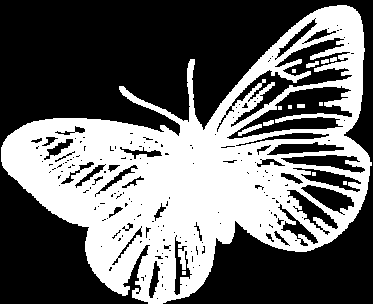
#> input picture Trabalho 2/códigos/imagens/butterfly-10.gif, 373 x 304 px
$ jupyter execute questao18.ipynb
#> lines starting #> are read from the running program, lines starting #| are printed output that depends on the picture; after the words box and inside, x2 and y2 are one past the last pixel; in counts of white or black regions, pixels touching at a corner belong together
[cell 1]
import cv2
import numpy as np
from PIL import Image
from matplotlib import pyplot as plt

[cell 2]
# Carregamento da imagem
def iniciar():
    # abrindo a nova imagem
      # Abrindo a imagem .gif e convertendo para png
    Image.open('imagens/butterfly-10.gif').convert('RGB').save('imagens/butterfly-10.png')

    # abrindo a nova imagem
    imagem = np.array(cv2.imread('imagens/butterfly-10.png', cv2.IMREAD_GRAYSCALE))
#> imagem: shape (304, 373); 40.6% white; 14 white regions (7 under 20 px), largest, box (x1, y1, x2, y2) and area: (1, 5, 372, 304) 45572, (238, 124, 262, 136) 104, (306, 61, 319, 68) 54


    # Kernels
    # Retangular
    kernelRetangular = np.ones((5, 5), np.uint8)

    # Eliptico
    kernelEliptico = np.array([[0, 0, 1, 0, 0],
                        [1, 1, 1, 1, 1],
                        [1, 1, 1, 1, 1],
                        [1, 1, 1, 1, 1],
                        [0, 0, 1, 0, 0]], np.uint8)

    # kernelCruz
    kernelCruz = np.array([[0, 0, 1, 0, 0],
                        [0, 0, 1, 0, 0],
                        [1, 1, 1, 1, 1],
                        [0, 0, 1, 0, 0],
                        [0, 0, 1, 0, 0]], np.uint8)


    print("Erosão")
    plt.rcParams['figure.figsize'] = (16,16)
    plt.figure(1)
    plt.subplot(4, 2, 1)
    plt.imshow(imagem, 'gray')
    plt.title("Imagem original")

    plt.subplot(4, 2, 3)
    plt.imshow(erosao(imagem, kernelRetangular), 'gray')
#> in erosao, `imgErosao = cv2.erode(imagem, kernel, iterations = 1)`:
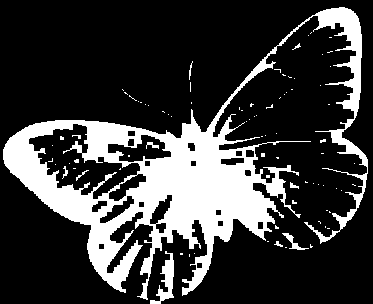
#> imgErosao: shape (304, 373); 22.8% white; 85 white regions (75 under 20 px), largest, box (x1, y1, x2, y2) and area: (3, 7, 368, 300) 24779, (150, 251, 174, 304) 484, (282, 233, 309, 250) 118
    plt.title("Erosao")

    plt.subplot(4, 2, 4)
    plt.imshow(kernelRetangular, 'gray')
    plt.title("Kernel Retangular")

    plt.subplot(4, 2, 5)
    plt.imshow(erosao(imagem, kernelEliptico), 'gray')
#> in erosao (call 2), `imgErosao = cv2.erode(imagem, kernel, iterations = 1)`:
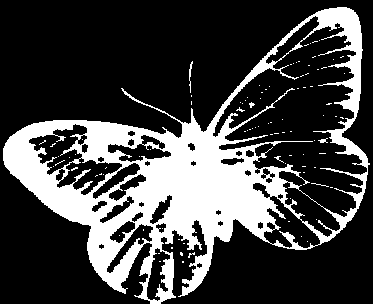
#> imgErosao: shape (304, 373); 26% white; 95 white regions (91 under 20 px), largest, box (x1, y1, x2, y2) and area: (3, 7, 370, 304) 29095, (189, 61, 193, 93) 49, (318, 138, 328, 143) 27, (249, 102, 255, 108) 20
    plt.title("Erosao")

    plt.subplot(4, 2, 6)
    plt.imshow(kernelEliptico, 'gray')
    plt.title("Kernel Elíptico")

    plt.subplot(4, 2, 7)
    plt.imshow(erosao(imagem, kernelCruz), 'gray')
#> in erosao (call 3), `imgErosao = cv2.erode(imagem, kernel, iterations = 1)`:
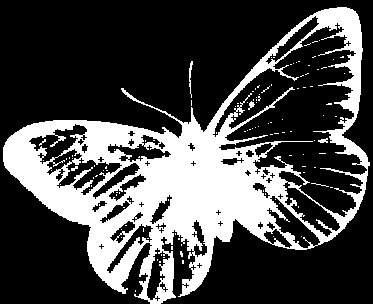
#> imgErosao: shape (304, 373); 28.3% white; 118 white regions (113 under 20 px), largest, box (x1, y1, x2, y2) and area: (3, 7, 370, 304) 31664, (189, 61, 193, 98) 64, (318, 138, 328, 143) 33, (248, 101, 255, 110) 31, (71, 166, 78, 171) 21
    plt.title("Erosao")

    plt.subplot(4, 2, 8)
    plt.imshow(kernelCruz, 'gray')
    plt.title("kernel em cruz")
    plt.show()
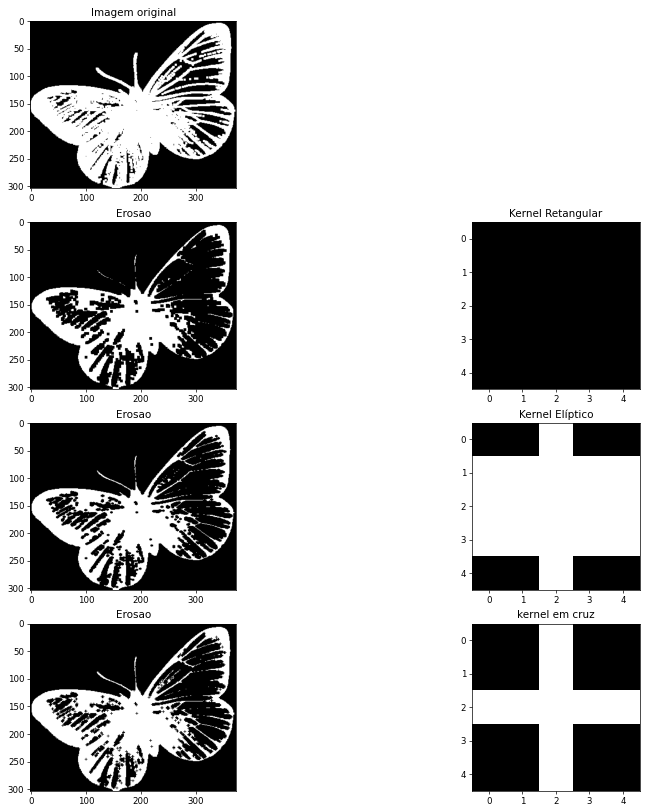
#> figure drawn by matplotlib, 7 panels

    print("Dilatação")
    plt.figure(2)
    plt.subplot(4, 2, 1)
    plt.imshow(imagem, 'gray')
    plt.title("Imagem original")

    plt.subplot(4, 2, 3)
    plt.imshow(dilatacao(imagem, kernelRetangular), 'gray')
#> in dilatacao, `imgDilatacao = cv2.dilate(imagem, kernel, iterations = 1)`:
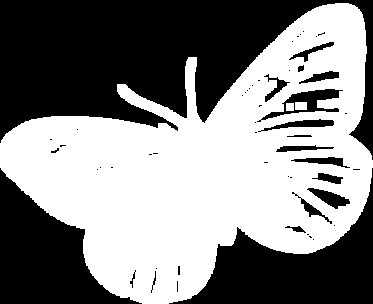
#> imgDilatacao: shape (304, 373); 51.9% white; 55 black regions (37 under 20 px), largest, box (x1, y1, x2, y2) and area: (0, 0, 373, 160) 31420, (169, 168, 373, 304) 10569, (0, 168, 142, 304) 9129
    plt.title("Dilatação")

    plt.subplot(4, 2, 4)
    plt.imshow(kernelRetangular, 'gray')
    plt.title("Kernel Retangular")

    plt.subplot(4, 2, 5)
    plt.imshow(dilatacao(imagem, kernelEliptico), 'gray')
#> in dilatacao (call 2), `imgDilatacao = cv2.dilate(imagem, kernel, iterations = 1)`:
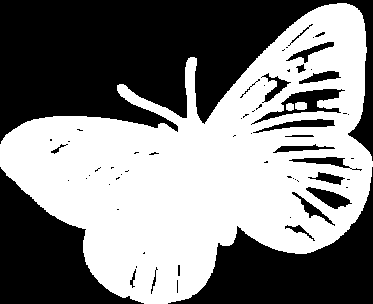
#> imgDilatacao: shape (304, 373); 50.6% white; 64 black regions (41 under 20 px), largest, box (x1, y1, x2, y2) and area: (0, 0, 373, 161) 31806, (168, 167, 373, 304) 10718, (0, 167, 144, 304) 9250
    plt.title("Dilatação")

    plt.subplot(4, 2, 6)
    plt.imshow(kernelEliptico, 'gray')
    plt.title("Kernel Elíptico")

    plt.subplot(4, 2, 7)
    plt.imshow(dilatacao(imagem, kernelCruz), 'gray')
#> in dilatacao (call 3), `imgDilatacao = cv2.dilate(imagem, kernel, iterations = 1)`:
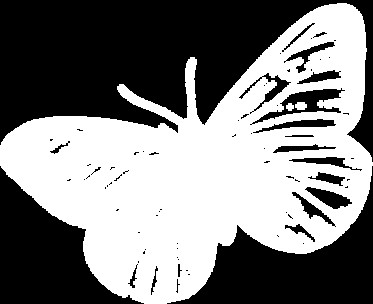
#> imgDilatacao: shape (304, 373); 49.8% white; 3 white regions, box (x1, y1, x2, y2) and area: (0, 3, 373, 304) 56298, (295, 102, 307, 110) 80, (286, 103, 294, 111) 48
    plt.title("Dilatação")

    plt.subplot(4, 2, 8)
    plt.imshow(kernelCruz, 'gray')
    plt.title("kernel em cruz")
    plt.show()
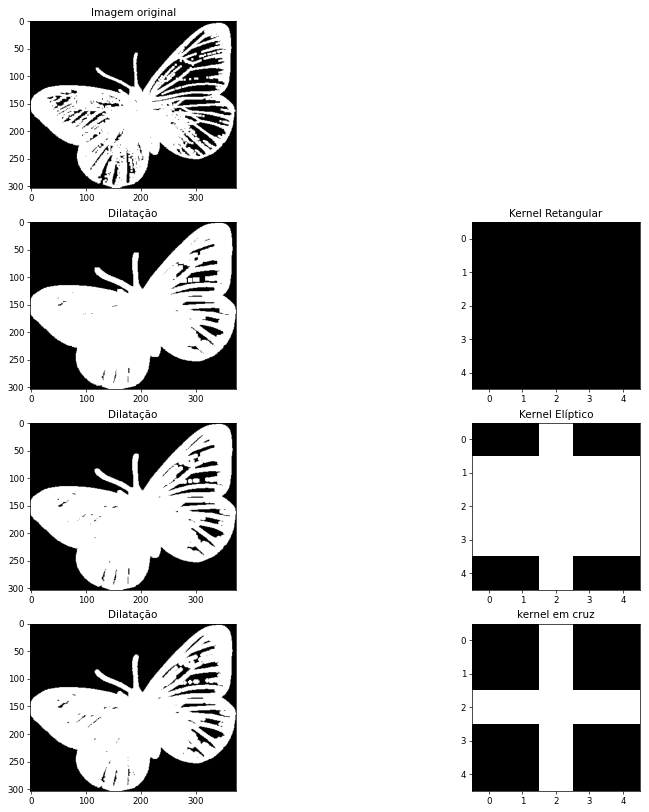
#> figure drawn by matplotlib, 7 panels

[cell 3]
def erosao(imagem, kernel):
        imgErosao = cv2.erode(imagem, kernel, iterations = 1)
        return imgErosao


def dilatacao(imagem, kernel):
        imgDilatacao = cv2.dilate(imagem, kernel, iterations = 1)
        return imgDilatacao
